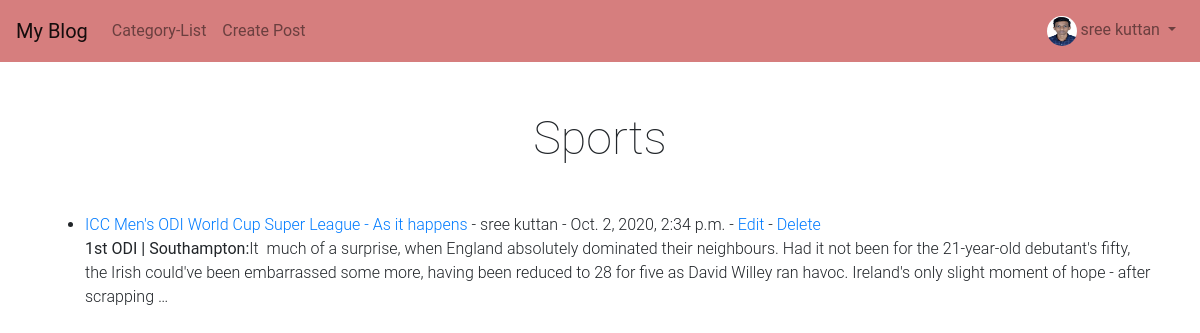
/category/Sports/ (signed in), run on the app's committed database.
### blog/models.py (models this page shows, shortened)
class Profile(models.Model):
    user = models.OneToOneField(User, null=True, on_delete=models.CASCADE)
    bio = models.TextField()
    profile_pic = models.ImageField(null=True, blank=True, upload_to="images/profile/")
    website_url = models.CharField(max_length=255, null=True, blank=True)
    facebook_url = models.CharField(max_length=255, null=True, blank=True)
    twitter_url = models.CharField(max_length=255, null=True, blank=True)
    instagram_url = models.CharField(max_length=255, null=True, blank=True)

class Post(models.Model):
    title = models.CharField(max_length=255, verbose_name='Title')
    header_image = models.ImageField(null=True, blank=True, upload_to="images/")
    title_tag = models.CharField(max_length=255, verbose_name='Title Tag')
    author = models.ForeignKey(User, on_delete=models.CASCADE, verbose_name='Author')
    body = RichTextField(blank=True, null=True)
    post_date = models.DateTimeField(auto_now_add=True)
    category = models.CharField(max_length=255, verbose_name='Category')
    snippet = models.CharField(max_length=255, verbose_name='Snippet')
    likes =  models.ManyToManyField(User, related_name='blog_post')

### blog/views.py (the view)
# urls.py: path('category/<str:cats>/', CategoryView, name="category"),
def CategoryView(request, cats):
    category_posts = Post.objects.filter(category=cats)
    return render(request, 'categories.html',{'cats':cats.title(), 'category_posts': category_posts})

### blog/templates/categories.html
{% extends 'base.html' %}
{% load static %}
{% block content %}
<link href="/static/djangoproject/css/style.css" rel="stylesheet">
{% if category_posts %}
<h1 class="head">{{ cats }}</h1>
            <ul>
                {% for post in category_posts %}
                <li class="p_title1">
                    <a href="{% url 'details' post.pk %}">{{ post.title }}</a>
                    - {{ post.author.first_name }} {{ post.author.last_name }}
                    - {{ post.post_date }}
                    {% if user.is_authenticated %}
                    - <a href="{% url 'editpost' post.pk %}">Edit</a>
                    - <a href="{% url 'deletepost' post.pk %}">Delete</a>
                    {% endif %}
                    {{ post.body|safe|truncatewords:"50" }}
                </li>
                {% endfor %}
            </ul>
{% else %}
<div class="alert alert-info" role="alert">
    <h4 class="msginfo">Sorry this page does not exists!</h4>
</div>
{% endif %}
{% endblock content %}

### blog/templates/base.html (shortened to what this page needs)
{% load static %}
<!doctype html>
<html lang="en">
<head>
  <link rel="stylesheet" href="https://stackpath.bootstrapcdn.com/bootstrap/4.3.1/css/bootstrap.min.css"
>
  <link rel="stylesheet" href="https://stackpath.bootstrapcdn.com/font-awesome/4.7.0/css/font-awesome.min.css">
  <link href="/static/djangoproject/css/style.css" rel="stylesheet">
</head>
<body>
  <nav class="navbar navbar-expand-sm navbar navbar-light" style="background-color: #d67e7e;">
    <a class="navbar-brand" href="{% url 'index' %}">My Blog</a>
    <div class="collapse navbar-collapse" id="collapsibleNavId">
      <ul class="navbar-nav mr-auto mt-2 mt-lg-0">
        {% if cat_menu %}
        <li class="nav-item dropdown">
          <a class="nav-link dropdown-toggle" href="#" id="dropdownId" data-toggle="dropdown" aria-haspopup="true"
            aria-expanded="false">Categories</a>
          <div class="dropdown-menu" aria-labelledby="dropdownId">
            {% for item in cat_menu %}
            <a class="dropdown-item" href="{% url 'category' item %}">{{ item }}</a>
            {% endfor %}
          </div>
        </li>
        {% else %}
        <li class="nav-item">
          <a class="nav-link" href="{% url 'category-list' %}">Category-List</a>
        </li>
        {% endif %}
        {% if user.is_authenticated %}
        {% if request.user.is_superuser %}
        <li class="nav-item">
          <a class="nav-link" href="{% url 'addpost' %}">Add Post</a>
        </li>
        <li class="nav-item">
          <a class="nav-link" href="{% url 'addcategory' %}">Add Category</a>
        </li>
        {% else %}
        <li class="nav-item">
          <a class="nav-link" href="{% url 'addpost' %}"> Create Post</a>
        </li>
        {% endif %}
        {% endif %}
      </ul>
      {% if user.is_authenticated %}
      <ul class="navbar-nav ml-auto mt-2 mt-lg-0">
        <li class="nav-item dropdown">
          <a class="nav-link dropdown-toggle" href="#" id="navbarDropdown" role="button" data-toggle="dropdown"
            aria-haspopup="true" aria-expanded="false">
            {% if user.profile.profile_pic %}
            <img src="{{ user.profile.profile_pic.url }}" class="rounded-circle" width="30" height="30">
            {% else %}
            <img src="{% static 'djangoproject/images/pic.png' %}" class="rounded-circle" width="30" height="30">
            {% endif %}
            {{ user.first_name }} {{ user.last_name }}
          </a>
        </li>
        {% endif %}
    </div>
  </nav>
  <div class="container mt-5">
    {% block content %}
    {% endblock content %}
  </div>
</body>
</html>

### static/djangoproject/css/style.css (style rules this page uses)
body { font-family: 'Roboto', sans-serif; }
.head { font-family: 'Roboto', sans-serif; font-size: 35pt !important; font-weight: 200 !important; text-align: center; margin: 1em 0 1em 0; }
.p_title1 { font-family: 'Roboto', sans-serif; font-size: 12pt !important; font-weight: 300 !important; }

### data on the page
Post: category "Sports", title "ICC Men's ODI World Cup Super League - As it happens", author.first_name "sree", author.last_name "kuttan", post_date "Oct. 2, 2020, 2:34 p.m.", body "1st ODI | Southampton: It much of a surprise, when England absolutely dominated their neighbours. Had it not been for the 21-year-old debutant's fifty, the Irish could've been embarrassed some more, having been reduced to 28 for five as David Willey ran havoc. Ireland's only slight moment of hope - after scrapping …"

### other printed values
{{ user.first_name }} "sree"
{{ user.last_name }} "kuttan"
